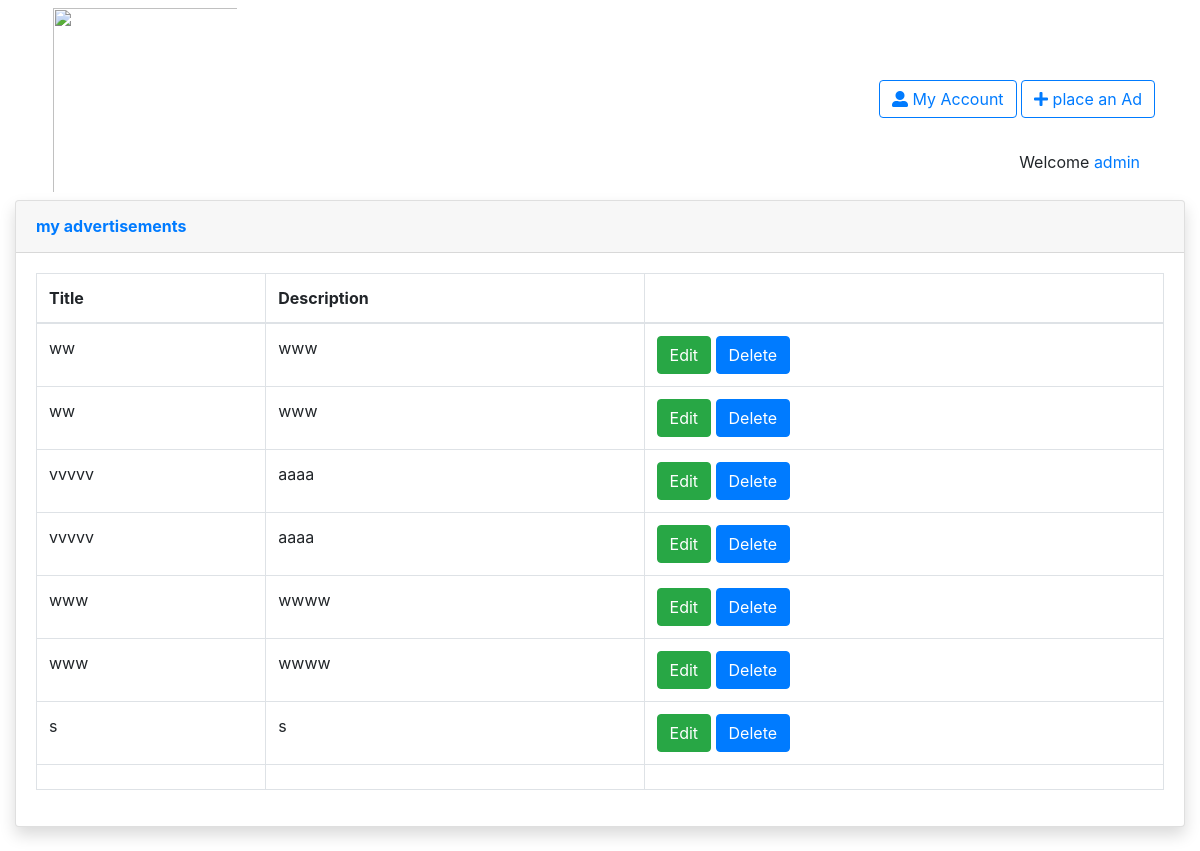
Page /accounts/dashboard/ (signed in) on the committed database.
### advertisements/models.py (models this page shows, shortened)
class Advertisement(models.Model):
	user=models.ForeignKey(User,on_delete=models.CASCADE)
	title = models.CharField(max_length=70,blank=False)
	adv_type=models.ForeignKey(AdvTypes,on_delete=models.CASCADE)
	desc=models.TextField(max_length=8069,blank=False)
	name= models.CharField(max_length=100,blank=False)
	city= models.CharField(max_length=30,blank=False)
	mob= models.CharField(max_length=12,blank=False)
	email=models.EmailField(blank=False)
	connectedby_choices=[(1,'both'),(2,'mob'),(3,'olx email')]
	connectby=models.IntegerField(choices=connectedby_choices,default=0)
	created = models.DateTimeField(auto_now_add=True)

### bekia/views.py (the view)
# urls.py: path('accounts/dashboard/', dashboard, name='dashboard'),
@login_required
def dashboard(request):
	adv_list=Advertisement.objects.filter(user=request.user)
	context={
				'advs': adv_list,
    		}
	return render(request, 'dashboard.html',context)

### templates/dashboard.html (shortened to what this page needs)
{% extends 'base.html' %}
{% load static %}
{% block content %}
  <link href="/static/vendor/datatables/dataTables.bootstrap4.min.css" rel="stylesheet">
<div class="container-fluid">
          <div class="card shadow mb-4">
            <div class="card-header py-3">
              <h6 class="m-0 font-weight-bold text-primary">my advertisements</h6>
            </div>
            {% if advs%}
            <div class="card-body">
              <div class="table-responsive">
                <table class="table table-bordered" id="dataTable" width="100%" cellspacing="0">
                  <thead>
                    <tr>
                      <th>Title</th>
                      <th>Description</th>
                      <th> </th>
                    </tr>
                  </thead>
                  <tfoot>
                    <tr>
                      <th>   </th>
                      <th>  </th>
                      <th>  </th>
                     </tr>
                  </tfoot>
                  <tbody>
                  {%for adv in advs %}
                    <tr>
                      <td>{{adv.title}}</td>
                      <td>{{adv.desc}}</td>
                      <td>     <a role="button" href="{% url 'adv:update_adv' adv.id %}" class="btn btn-success">Edit</a>
    <button type="submit" class="btn btn-primary" onclick="deleterow(this,'{{adv.id}}');">Delete</button>
</td>
                    </tr>
{%endfor%}
                  </tbody>
                </table>
              </div>
            </div>
          </div>
        </div>
{%else%}
            <div class="card-header py-3">
              <h6 class="m-0 font-weight-bold ">you haven't any advertisement yet</h6>
            </div>
{% endif %}
{% endblock%}

### templates/base.html (shortened to what this page needs)
{% load static %}
 <!DOCTYPE html>
  <html>
    <head>
       <link rel="stylesheet" href="https://stackpath.bootstrapcdn.com/bootstrap/4.3.1/css/bootstrap.min.css">
       <link rel="stylesheet" href="https://use.fontawesome.com/releases/v5.7.2/css/all.css">
    </head>
<body class="fluid">
 	<div class="container">
	  <div class="row">
	  		<div class="col-md-6">
	         <img class="p-2" src="{% static 'img/logo.png' %}" style=" width: 200px; height: 200px; " ></img>
	        </div>
	        <div class="col-md-6 text-right" style="margin-top: 5em;">
				{% if user.is_authenticated %}
  				<a type="button" href="{% url 'dashboard' %}" class="btn btn-outline-primary custom-button-width .navbar-right"><i class="fas fa-user-alt"></i>  My Account</a>
				{%else%}
				<a type="button" href="{% url 'login' %}"  class="btn btn-outline-primary custom-button-width .navbar-right"><i class="fas"></i>login</a>
				{%endif%}
				<a type="button" href="{% url 'adv:save_adv'%}" class="btn btn-outline-primary custom-button-width .navbar-right"><i class="fas fa-plus"></i> place an Ad</a>
  <div class="col text-lg-right" style="margin-top: 2em;">
		{% if user.is_authenticated %}
 				Welcome <a  href="{% url 'profile' %}" >{{user.username}}
</a>
	{% endif %}
					</div>
			</div>
	  </div>
			</div>
    	{% block content %}
    	{% endblock %}
    </body>
  </html>

### rows in the picture
Advertisement: title "ww", desc "www"
Advertisement: title "ww", desc "www"
Advertisement: title "vvvvv", desc "aaaa"
Advertisement: title "vvvvv", desc "aaaa"
Advertisement: title "www", desc "wwww"
Advertisement: title "www", desc "wwww"
Advertisement: title "s", desc "s"

### other values in the picture
{{ user.username }} "admin"
